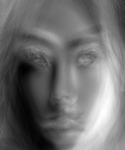
#> input picture FaceReco/eigenfaces/eigenfaces0.png, 125 x 150 px; its folder holds only this picture in this run
$ python eigenfaces3.py --gallery eigenfaces --images_folder eigenfaces
#> lines starting #> are read from the running program, lines starting #| are printed output that depends on the picture; after the words box and inside, x2 and y2 are one past the last pixel; in counts of white or black regions, pixels touching at a corner belong together
from scipy import linalg
import glob
import numpy as np
import argparse
import os
import json

# -*- coding: utf-8 -*-
"""
Created on Mon Jan 30 11:20:01 2017
Updated on Sun Feb 05 15:41:07 2017
Updated on May 28 2024
@author: Marc Silanus
Note : Le dossier doit travail doit contenir
- eigenfaces.py
- gallery : contient les photos de références
- a_tester : contient les photos des visages à identifier
- eingenfaces : Contiendra les eigenfaces
- reconst : Contiendra les essais de reconstruction
- reconst2 : Contiendra les essais de reconstruction avec un nombre limité d'eigenfaces
"""

import imageio.v2 as imageio
import matplotlib.pyplot as plt

def is_grayscale(image_path):
#> called with image_path = 'eigenfaces/eigenfaces0.png'
    img = imageio.imread(image_path)
#> img is the input picture: shape (150, 125); min 0, max 255, mean 109.6
    if len(img.shape) == 2:
        return True
    elif len(img.shape) == 3 and img.shape[2] == 1:
        return True
    else:
        return False

def load_images_from_folder(folder):
    pngs = glob.glob(os.path.join(folder, '*.png'))
    if not pngs:
        raise ValueError(f"No PNG images found in the folder: {folder}")
    for png in pngs:
        if not is_grayscale(png):
            raise ValueError(f"Image {png} is not in grayscale.")
    images = np.array([imageio.imread(i, mode='F').flatten() for i in pngs])
    return images, imageio.imread(pngs[0], mode='F').shape, pngs

def recognize_faces(gallery_folder, image_to_find):
    seuil = 6
    threshold = seuil*1000

    if not is_grayscale(image_to_find):
        raise ValueError(f"Image {image_to_find} is not in grayscale.")

    # Create necessary directories if they don't exist
    os.makedirs("eigenfaces", exist_ok=True)
    os.makedirs("reconst", exist_ok=True)
    os.makedirs("reconst2", exist_ok=True)

    # Acquisition des images
    imgs, (heigh, length), img_paths = load_images_from_folder(gallery_folder)
#> heigh = 150; length = 125; img_paths = ['eigenfaces/eigenfaces0.png']

    print(f"Dimensions des images : {heigh} x {length}")
#| Dimensions des images : 150 x 125

    N = len(imgs)
#> N = 1
    for i in range(N):
        print(f"imgs[{i}]={imgs[i]}")
#> this loop made 1 pass
#> (printed output is left out)

    print(" --------------------------------")
    # Calcul, affichage et enregistrement de la moyenne des images
    moyenne = np.mean(imgs, 0)
#> moyenne = 18750 values, max 255 at index 13853, min 0 at index 8524, mean 109.6
    print(f"moyenne={moyenne}")
#> (printed output is left out)
    moyenne_image = moyenne.reshape(heigh, length)
    moyenne_image = ((moyenne_image - moyenne_image.min()) / (moyenne_image.max() - moyenne_image.min()) * 255).astype(np.uint8)
    imageio.imwrite("average.png", moyenne_image)

    phi = imgs - moyenne

    eigenfaces, sigma, v = linalg.svd(phi.transpose(), full_matrices=False)
#> eigenfaces = 18750 values, max 1 at index 0, min 0 at index 1, mean 5.33e-05; sigma = [0]; v = [1]

    for i in range(eigenfaces.shape[1]):
        eigenface_image = ((eigenfaces[:, i].reshape(heigh, length) - eigenfaces[:, i].min()) /
                           (eigenfaces[:, i].max() - eigenfaces[:, i].min()) * 255).astype(np.uint8)
        imageio.imwrite(f"eigenfaces/eigenfaces{i}.png", eigenface_image)
#> this loop made 1 pass
#> pass 1, in recognize_faces, `eigenface_image = ((eigenfaces[:, i].reshape(heigh, length) - eigenfac..`:
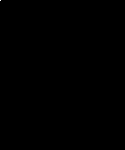
#> eigenface_image: shape (150, 125); 0.01% white in thin lines or dots, all inside (x1, y1, x2, y2) = (0, 0, 1, 1)

    weights = np.dot(phi, eigenfaces)
#> weights = [0]

    results = {}

    for p in range(N):
        recon = moyenne + np.dot(weights[p, :15], eigenfaces[:, :15].T)
#> recon has the same summary as moyenne
        img_id = f"{p}"
#> img_id = '0'
        recon_image = ((recon.reshape(heigh, length) - recon.min()) /
                       (recon.max() - recon.min()) * 255).astype(np.uint8)
        imageio.imwrite(f"reconst2/img_{img_id}.png", recon_image)

        img2find = np.array(imageio.imread(image_to_find, mode='F').flatten())
#> img2find = 18750 values, max 255 at index 0, min 0 at index 1, mean 0.0136
        phi2 = img2find - moyenne
#> phi2 = 18750 values, max 117 at index 0, min -255 at index 13853, mean -109.6
        w2 = np.dot(phi2, eigenfaces)
#> w2 = [117]
        dist = np.sqrt(np.sum((weights - w2) ** 2, axis=1))
#> dist = [117]
        indices = np.where(dist <= threshold)[0]
#> indices = [0]
        matched_images = [img_paths[i] for i in indices]
#> matched_images = ['eigenfaces/eigenfaces0.png']
        results[os.path.basename(image_to_find)] = matched_images

    return results

def main(gallery_folder, images_folder):
    result = {}
    for image_file in os.listdir(images_folder):
        if image_file.endswith(".png"):
            image_path = os.path.join(images_folder, image_file)
            results_for_image = recognize_faces(gallery_folder, image_path)
#> results_for_image = {'eigenfaces0.png': ['eigenfaces/eigenfaces0.png']}
            result.update(results_for_image)

    with open("result.json", "w") as f:
        json.dump(result, f, indent=4)

    print("Result saved to result.json")

if __name__ == "__main__":
    parser = argparse.ArgumentParser(description="Face Recognition using Eigenfaces")
    parser.add_argument('--gallery', type=str, required=True, help="Path to the gallery folder containing reference images.")
    parser.add_argument('--images_folder', type=str, required=True, help="Path to the folder containing images to recognize.")
    args = parser.parse_args()
    main(args.gallery, args.images_folder)
